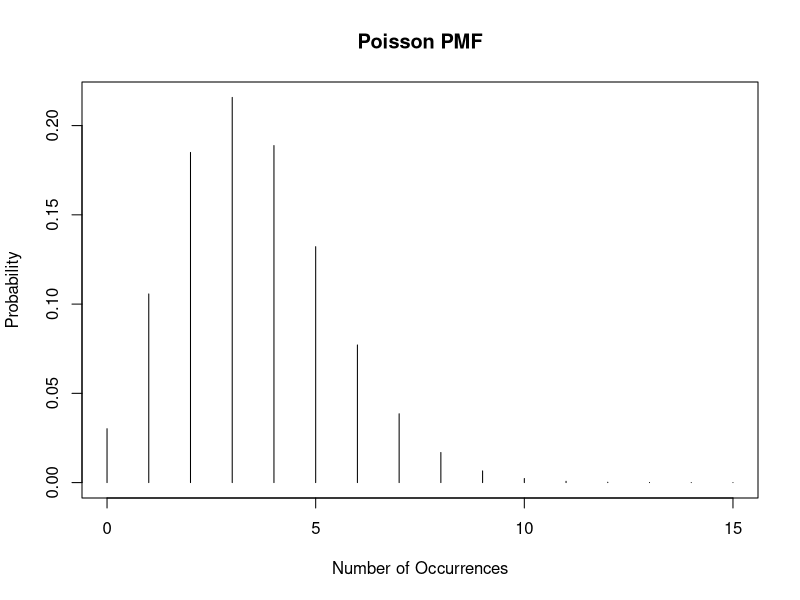
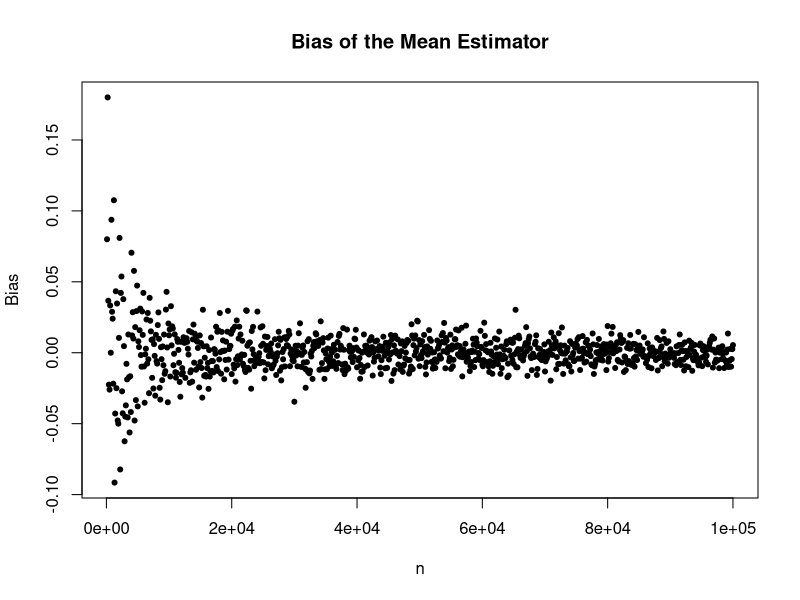
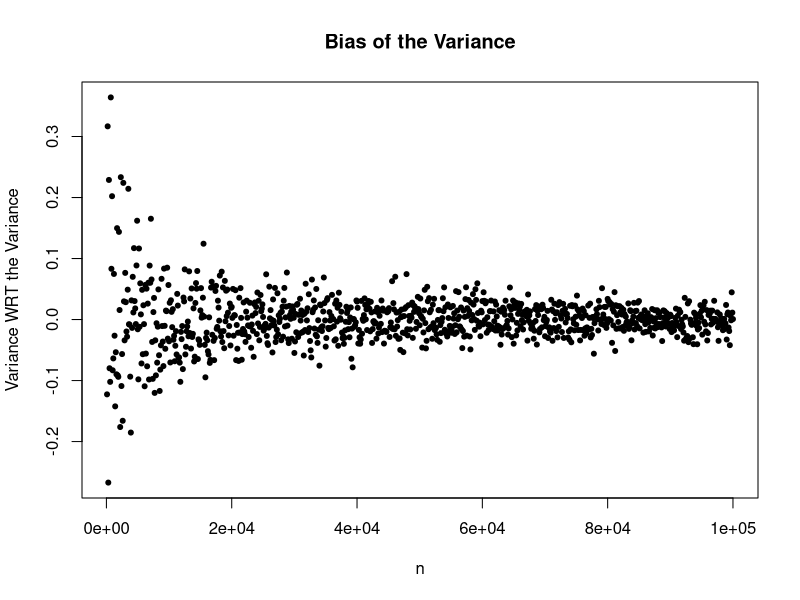

Write the R code that produced these figures, in order.
plot(
  0:15,
  dpois(
    0:15,
    lambda=3.5
  ),
  type = 'h',
  ylab='Probability',
  xlab='Number of Occurrences',
  main="Poisson PMF"
)

# length of the vectors storing information (ie. number of simulations)
vec.length <- 100000/100

# empty matrix to store some information later on
bias.mat <- matrix(NA, vec.length, 5)

# constant lambda
LAMBDA <- 3.5

# iterator to keep location in matrices
iter <- 0
         
for ( N in seq(from = 100, to = 100000, by = 100) ) {
  # increase the iterator by 1 every time through the loop
  iter <- iter + 1
  
  # random poisson distrbution with sample size n 
  sim <- rpois(n = N, lambda = LAMBDA)
  
  # store the means in the first column of the matrix
  bias.mat[iter, 1] <- mean(sim)
  
  # store the variances in the second column
  bias.mat[iter, 2] <- var(sim)
  
  # store the sample size in the fifth column
  bias.mat[iter, 5] <- N
}

# store the mean bias in the third column
bias.mat[ ,3] <- bias.mat[ ,1] - LAMBDA

# store the variance bias in the third column
bias.mat[ ,4] <- bias.mat[ ,2] - LAMBDA

# give the columns informative titles
colnames(bias.mat) <- c("mean", "variance", "m.bias", "v.bias", "n")

# look at it
head(bias.mat)

# plot the mean bias
plot(
  bias.mat[,5], # n
  bias.mat[,3], # mean bias
  main = "Bias of the Mean Estimator", # title
  xlab = "n", # x axis title
  ylab = "Bias", # y axis title
  pch = 20 # size and shape of the points
)

# plot the variance bias
plot(
  bias.mat[,5],
  bias.mat[,4],
  main = "Bias of the Variance",
  xlab = "n",
  ylab = "Variance WRT the Variance",
  pch = 20
)
